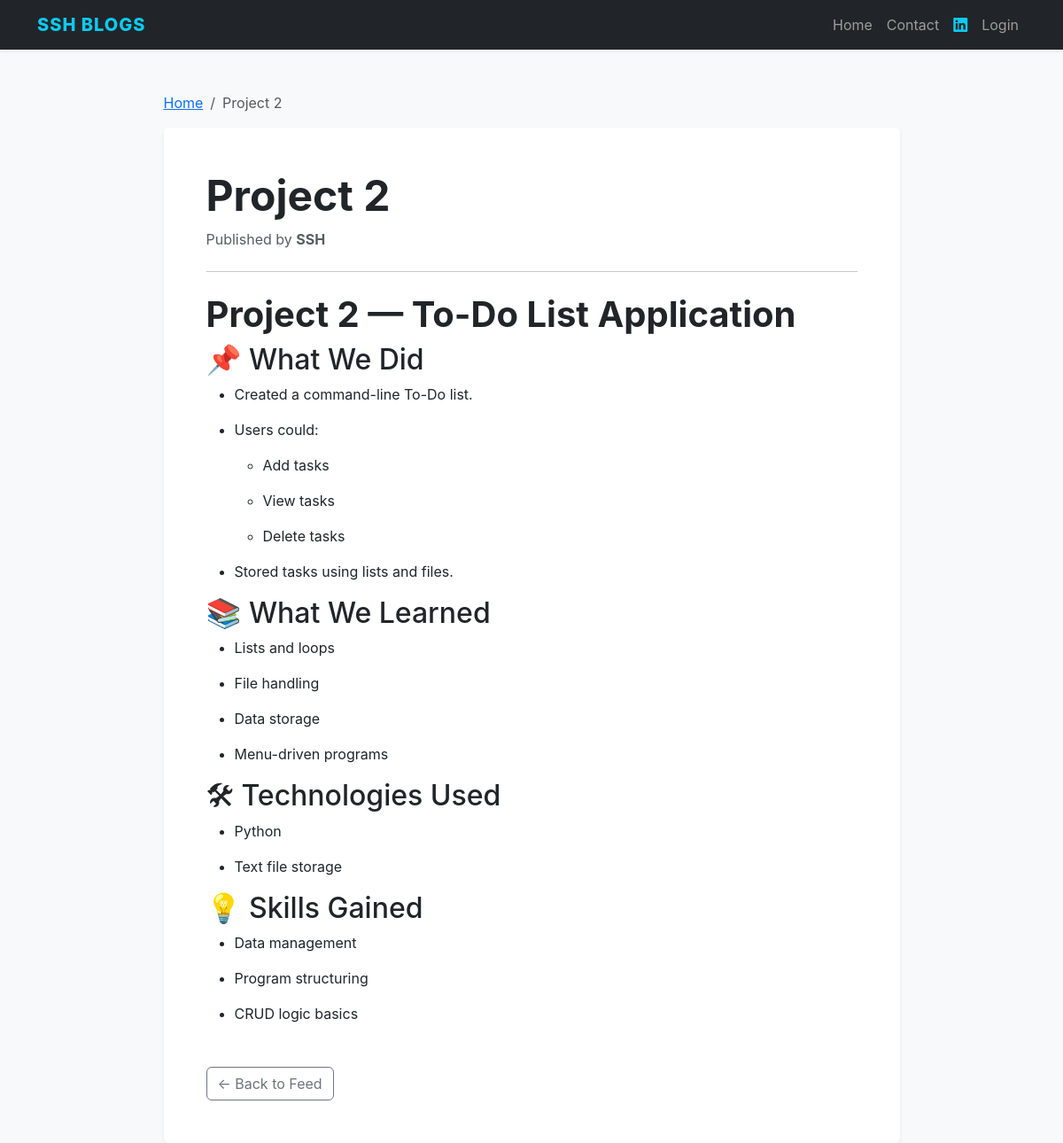
Screenshot of /post/2 with the database file from the repository.
### app.py (models this page shows)
class Post(db.Model):
    id = db.Column(db.Integer, primary_key=True)
    title = db.Column(db.String(100), nullable=False)
    content = db.Column(db.Text, nullable=False)
    user_id = db.Column(db.Integer, db.ForeignKey('user.id'), nullable=False)

class User(db.Model, UserMixin):
    id = db.Column(db.Integer, primary_key=True)
    username = db.Column(db.String(150), unique=True, nullable=False)
    password = db.Column(db.String(150), nullable=False)
    posts = db.relationship('Post', backref='author', lazy=True)

### app.py (the view)
@app.route('/post/<int:post_id>')
def view_post(post_id):
    post = Post.query.get_or_404(post_id)
    return render_template('view_post.html', post=post)

### templates/view_post.html
{% extends "base.html" %}
{% block content %}
<div class="row justify-content-center">
    <div class="col-md-9">
        <nav aria-label="breadcrumb">
            <ol class="breadcrumb">
                <li class="breadcrumb-item"><a href="{{ url_for('home') }}">Home</a></li>
                <li class="breadcrumb-item active">{{ post.title }}</li>
            </ol>
        </nav>
        <article class="bg-white p-5 shadow-sm rounded">
            <h1 class="display-5 fw-bold">{{ post.title }}</h1>
            <p class="text-muted">Published by <strong>{{ post.author.username }}</strong></p>
            <hr class="my-4">
            <div class="blog-content">
                {{ post.content|safe }}
            </div>
            <div class="mt-5">
                <a href="{{ url_for('home') }}" class="btn btn-outline-secondary">← Back to Feed</a>
            </div>
        </article>
    </div>
</div>
{% endblock %}

### templates/base.html (style rules this page uses)
body { background-color: #f8f9fa; font-family: 'Inter', sans-serif; }

### rows the page displays
Post: title "Project 2", content "Project 2 — To-Do List Application 📌 What We Did Created a command-line To-Do list. Users could: Add tasks View tasks Delete tasks Stored tasks using lists and files. 📚 What We Learned Lists and loops File handling Data storage Menu-driven programs 🛠 Technologies Used Python Text file storage 💡 Skills Gained Data management Program structuring CRUD logic basics"
User: author.username "SSH"
